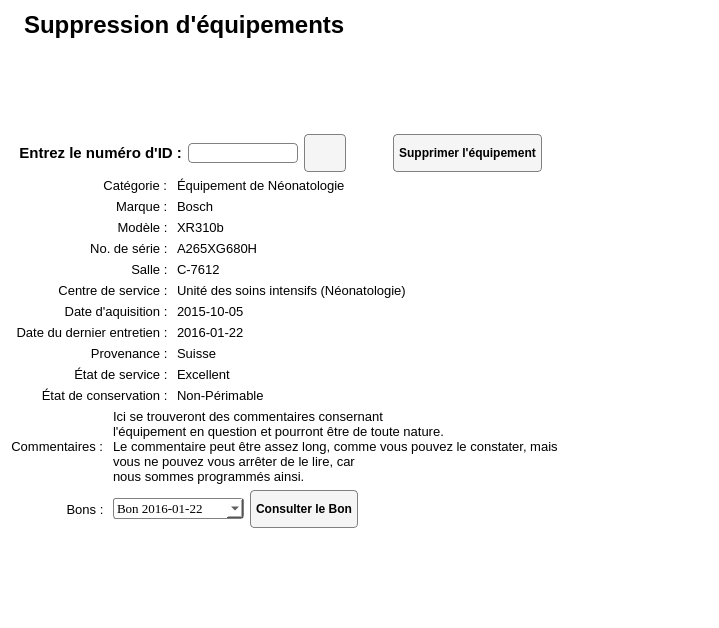
<?xml version="1.0" encoding="UTF-8"?>
<ui version="4.0">
 <class>SuppressionEquipement</class>
 <widget class="QWidget" name="SuppressionEquipement">
  <property name="geometry">
   <rect>
    <x>0</x>
    <y>0</y>
    <width>719</width>
    <height>628</height>
   </rect>
  </property>
  <property name="windowTitle">
   <string>Form</string>
  </property>
  <property name="styleSheet">
   <string notr="true">background: white;</string>
  </property>
  <layout class="QGridLayout" name="gridLayout">
   <item row="0" column="0" colspan="5">
    <layout class="QHBoxLayout" name="titreLayout">
     <item>
      <widget class="QLabel" name="iconConsultationEquipement">
       <property name="styleSheet">
        <string notr="true">background:white;</string>
       </property>
       <property name="text">
        <string/>
       </property>
       <property name="pixmap">
        <pixmap>../Images/garbage (2).png</pixmap>
       </property>
       <property name="scaledContents">
        <bool>false</bool>
       </property>
      </widget>
     </item>
     <item>
      <widget class="QLabel" name="labelTitreConsultationEquipement">
       <property name="font">
        <font>
         <family>MS Shell Dlg 2</family>
         <pointsize>18</pointsize>
         <weight>75</weight>
         <italic>false</italic>
         <bold>true</bold>
         <underline>false</underline>
        </font>
       </property>
       <property name="styleSheet">
        <string notr="true">background:white;</string>
       </property>
       <property name="text">
        <string>Suppression d'équipements</string>
       </property>
      </widget>
     </item>
     <item>
      <spacer name="horizontalSpacer_4">
       <property name="orientation">
        <enum>Qt::Horizontal</enum>
       </property>
       <property name="sizeHint" stdset="0">
        <size>
         <width>40</width>
         <height>20</height>
        </size>
       </property>
      </spacer>
     </item>
    </layout>
   </item>
   <item row="1" column="2">
    <spacer name="verticalSpacer_2">
     <property name="orientation">
      <enum>Qt::Vertical</enum>
     </property>
     <property name="sizeHint" stdset="0">
      <size>
       <width>20</width>
       <height>54</height>
      </size>
     </property>
    </spacer>
   </item>
   <item row="2" column="0" colspan="4">
    <layout class="QHBoxLayout" name="idLayout">
     <item>
      <widget class="QLabel" name="labelId">
       <property name="font">
        <font>
         <pointsize>11</pointsize>
         <weight>75</weight>
         <bold>true</bold>
        </font>
       </property>
       <property name="styleSheet">
        <string notr="true">background:white;</string>
       </property>
       <property name="text">
        <string>  Entrez le numéro d'ID :</string>
       </property>
       <property name="alignment">
        <set>Qt::AlignCenter</set>
       </property>
      </widget>
     </item>
     <item>
      <widget class="QLineEdit" name="lineEditId">
       <property name="styleSheet">
        <string notr="true">QLineEdit {
padding: 1px;
border-style: solid;
border: 1px solid gray;
border-radius: 4px;
min-width: 50px;
max-width: 150px;
}</string>
       </property>
      </widget>
     </item>
    </layout>
   </item>
   <item row="2" column="4">
    <layout class="QHBoxLayout" name="buttonsLayout">
     <item>
      <layout class="QVBoxLayout" name="verticalLayout_3">
       <item>
        <widget class="QPushButton" name="boutonAfficherEquipement">
         <property name="font">
          <font>
           <pointsize>-1</pointsize>
           <weight>75</weight>
           <italic>false</italic>
           <bold>true</bold>
          </font>
         </property>
         <property name="styleSheet">
          <string notr="true">QPushButton {
color: black;
background-color:rgb(245, 245, 245);
border-width: 1px;
border-color: grey;
border-style: solid;
border-radius: 4px;
padding: 3px;
font: bold 12px;
padding-left: 5px;
padding-right: 5px;
min-width: 30px;
max-width:30px;
min-height: 30px;
max-height: 30px;
}

QPushButton:hover {
background-color: qlineargradient(x1: 0, y1: 1, x2: 0, y2: 0, stop: 0 #edf2f8, stop: 1 #c8d9ea);
}

QPushButton:pressed {
background-color: rgb(193, 213, 243);
}
</string>
         </property>
         <property name="text">
          <string/>
         </property>
         <property name="icon">
          <iconset>
           <normaloff>Images/Refresh2.png</normaloff>Images/Refresh2.png</iconset>
         </property>
         <property name="iconSize">
          <size>
           <width>36</width>
           <height>36</height>
          </size>
         </property>
        </widget>
       </item>
      </layout>
     </item>
     <item>
      <spacer name="horizontalSpacer_8">
       <property name="orientation">
        <enum>Qt::Horizontal</enum>
       </property>
       <property name="sizeHint" stdset="0">
        <size>
         <width>40</width>
         <height>20</height>
        </size>
       </property>
      </spacer>
     </item>
     <item>
      <widget class="QPushButton" name="boutonSupprimerEquipement">
       <property name="font">
        <font>
         <pointsize>-1</pointsize>
         <weight>75</weight>
         <italic>false</italic>
         <bold>true</bold>
        </font>
       </property>
       <property name="styleSheet">
        <string notr="true">QPushButton {
color: black;
background-color:rgb(245, 245, 245);
border-width: 1px;
border-color: grey;
border-style: solid;
border-radius: 4px;
padding: 3px;
font: bold 12px;
padding-left: 5px;
padding-right: 5px;
min-width: 30px;
max-width: 200px;
min-height: 30px;
max-height: 30px;
}

QPushButton:hover {
background-color: qlineargradient(x1: 0, y1: 1, x2: 0, y2: 0, stop: 0 #edf2f8, stop: 1 #c8d9ea);
}

QPushButton:pressed {
background-color: rgb(193, 213, 243);
}
</string>
       </property>
       <property name="text">
        <string>Supprimer l'équipement</string>
       </property>
       <property name="icon">
        <iconset>
         <normaloff>Images/garbage (1).png</normaloff>Images/garbage (1).png</iconset>
       </property>
       <property name="iconSize">
        <size>
         <width>42</width>
         <height>42</height>
        </size>
       </property>
      </widget>
     </item>
     <item>
      <spacer name="horizontalSpacer_6">
       <property name="orientation">
        <enum>Qt::Horizontal</enum>
       </property>
       <property name="sizeHint" stdset="0">
        <size>
         <width>40</width>
         <height>20</height>
        </size>
       </property>
      </spacer>
     </item>
     <item>
      <spacer name="horizontalSpacer_5">
       <property name="orientation">
        <enum>Qt::Horizontal</enum>
       </property>
       <property name="sizeHint" stdset="0">
        <size>
         <width>40</width>
         <height>20</height>
        </size>
       </property>
      </spacer>
     </item>
     <item>
      <spacer name="horizontalSpacer_2">
       <property name="orientation">
        <enum>Qt::Horizontal</enum>
       </property>
       <property name="sizeHint" stdset="0">
        <size>
         <width>40</width>
         <height>20</height>
        </size>
       </property>
      </spacer>
     </item>
     <item>
      <spacer name="horizontalSpacer">
       <property name="orientation">
        <enum>Qt::Horizontal</enum>
       </property>
       <property name="sizeHint" stdset="0">
        <size>
         <width>40</width>
         <height>20</height>
        </size>
       </property>
      </spacer>
     </item>
    </layout>
   </item>
   <item row="3" column="0" colspan="2">
    <layout class="QVBoxLayout" name="verticalLayout">
     <item alignment="Qt::AlignRight">
      <widget class="QLabel" name="labelTitreCategorie">
       <property name="font">
        <font>
         <pointsize>10</pointsize>
        </font>
       </property>
       <property name="styleSheet">
        <string notr="true">background:white;</string>
       </property>
       <property name="text">
        <string>Catégorie : </string>
       </property>
       <property name="alignment">
        <set>Qt::AlignCenter</set>
       </property>
      </widget>
     </item>
     <item alignment="Qt::AlignRight">
      <widget class="QLabel" name="labelTitreMarque">
       <property name="font">
        <font>
         <pointsize>10</pointsize>
        </font>
       </property>
       <property name="styleSheet">
        <string notr="true">background:white;</string>
       </property>
       <property name="text">
        <string>Marque : </string>
       </property>
       <property name="alignment">
        <set>Qt::AlignCenter</set>
       </property>
      </widget>
     </item>
     <item>
      <widget class="QLabel" name="labelTitreModele">
       <property name="font">
        <font>
         <pointsize>10</pointsize>
        </font>
       </property>
       <property name="styleSheet">
        <string notr="true">background:white;</string>
       </property>
       <property name="text">
        <string>Modèle : </string>
       </property>
       <property name="alignment">
        <set>Qt::AlignRight|Qt::AlignTrailing|Qt::AlignVCenter</set>
       </property>
      </widget>
     </item>
     <item>
      <widget class="QLabel" name="labelTitreNoDeSerie">
       <property name="font">
        <font>
         <pointsize>10</pointsize>
        </font>
       </property>
       <property name="styleSheet">
        <string notr="true">background:white;</string>
       </property>
       <property name="text">
        <string>No. de série : </string>
       </property>
       <property name="alignment">
        <set>Qt::AlignRight|Qt::AlignTrailing|Qt::AlignVCenter</set>
       </property>
      </widget>
     </item>
     <item>
      <widget class="QLabel" name="labelTitreSalle">
       <property name="font">
        <font>
         <pointsize>10</pointsize>
        </font>
       </property>
       <property name="styleSheet">
        <string notr="true">background:white;</string>
       </property>
       <property name="text">
        <string>Salle : </string>
       </property>
       <property name="alignment">
        <set>Qt::AlignRight|Qt::AlignTrailing|Qt::AlignVCenter</set>
       </property>
      </widget>
     </item>
     <item>
      <widget class="QLabel" name="labelTitreCentreDeService">
       <property name="font">
        <font>
         <pointsize>10</pointsize>
        </font>
       </property>
       <property name="styleSheet">
        <string notr="true">background:white;</string>
       </property>
       <property name="text">
        <string>Centre de service : </string>
       </property>
       <property name="alignment">
        <set>Qt::AlignRight|Qt::AlignTrailing|Qt::AlignVCenter</set>
       </property>
      </widget>
     </item>
     <item>
      <widget class="QLabel" name="labelTitreDateDaquisition">
       <property name="font">
        <font>
         <pointsize>10</pointsize>
        </font>
       </property>
       <property name="styleSheet">
        <string notr="true">background:white;</string>
       </property>
       <property name="text">
        <string>Date d'aquisition : </string>
       </property>
       <property name="alignment">
        <set>Qt::AlignRight|Qt::AlignTrailing|Qt::AlignVCenter</set>
       </property>
      </widget>
     </item>
     <item>
      <widget class="QLabel" name="labelTitreDateDuDernierEntretien">
       <property name="font">
        <font>
         <pointsize>10</pointsize>
        </font>
       </property>
       <property name="styleSheet">
        <string notr="true">background:white;</string>
       </property>
       <property name="text">
        <string>Date du dernier entretien : </string>
       </property>
       <property name="alignment">
        <set>Qt::AlignRight|Qt::AlignTrailing|Qt::AlignVCenter</set>
       </property>
      </widget>
     </item>
     <item>
      <widget class="QLabel" name="labelTitreProvenance">
       <property name="font">
        <font>
         <pointsize>10</pointsize>
        </font>
       </property>
       <property name="styleSheet">
        <string notr="true">background:white;</string>
       </property>
       <property name="text">
        <string>Provenance : </string>
       </property>
       <property name="alignment">
        <set>Qt::AlignRight|Qt::AlignTrailing|Qt::AlignVCenter</set>
       </property>
      </widget>
     </item>
     <item>
      <widget class="QLabel" name="labelTitreEtatDeService">
       <property name="font">
        <font>
         <pointsize>10</pointsize>
        </font>
       </property>
       <property name="styleSheet">
        <string notr="true">background:white;</string>
       </property>
       <property name="text">
        <string>État de service : </string>
       </property>
       <property name="alignment">
        <set>Qt::AlignRight|Qt::AlignTrailing|Qt::AlignVCenter</set>
       </property>
      </widget>
     </item>
     <item>
      <widget class="QLabel" name="labelTitreEtatDeConservation">
       <property name="font">
        <font>
         <pointsize>10</pointsize>
        </font>
       </property>
       <property name="styleSheet">
        <string notr="true">background:white;</string>
       </property>
       <property name="text">
        <string>État de conservation : </string>
       </property>
       <property name="alignment">
        <set>Qt::AlignRight|Qt::AlignTrailing|Qt::AlignVCenter</set>
       </property>
      </widget>
     </item>
    </layout>
   </item>
   <item row="3" column="2" colspan="3">
    <layout class="QVBoxLayout" name="verticalLayout_2">
     <item>
      <widget class="QLabel" name="labelCategorie">
       <property name="font">
        <font>
         <pointsize>10</pointsize>
        </font>
       </property>
       <property name="styleSheet">
        <string notr="true">background:white;</string>
       </property>
       <property name="text">
        <string>Équipement de Néonatologie</string>
       </property>
       <property name="alignment">
        <set>Qt::AlignLeading|Qt::AlignLeft|Qt::AlignVCenter</set>
       </property>
      </widget>
     </item>
     <item>
      <widget class="QLabel" name="labelMarque">
       <property name="font">
        <font>
         <pointsize>10</pointsize>
        </font>
       </property>
       <property name="styleSheet">
        <string notr="true">background:white;</string>
       </property>
       <property name="text">
        <string>Bosch</string>
       </property>
       <property name="alignment">
        <set>Qt::AlignLeading|Qt::AlignLeft|Qt::AlignVCenter</set>
       </property>
      </widget>
     </item>
     <item>
      <widget class="QLabel" name="labelModele">
       <property name="font">
        <font>
         <pointsize>10</pointsize>
        </font>
       </property>
       <property name="styleSheet">
        <string notr="true">background:white;</string>
       </property>
       <property name="text">
        <string>XR310b</string>
       </property>
       <property name="alignment">
        <set>Qt::AlignLeading|Qt::AlignLeft|Qt::AlignVCenter</set>
       </property>
      </widget>
     </item>
     <item>
      <widget class="QLabel" name="labelNoDeSerie">
       <property name="font">
        <font>
         <pointsize>10</pointsize>
        </font>
       </property>
       <property name="styleSheet">
        <string notr="true">background:white;</string>
       </property>
       <property name="text">
        <string>A265XG680H</string>
       </property>
       <property name="alignment">
        <set>Qt::AlignLeading|Qt::AlignLeft|Qt::AlignVCenter</set>
       </property>
      </widget>
     </item>
     <item>
      <widget class="QLabel" name="labelSalle">
       <property name="font">
        <font>
         <pointsize>10</pointsize>
        </font>
       </property>
       <property name="styleSheet">
        <string notr="true">background:white;</string>
       </property>
       <property name="text">
        <string>C-7612</string>
       </property>
       <property name="alignment">
        <set>Qt::AlignLeading|Qt::AlignLeft|Qt::AlignVCenter</set>
       </property>
      </widget>
     </item>
     <item>
      <widget class="QLabel" name="labelCentreDeService">
       <property name="font">
        <font>
         <pointsize>10</pointsize>
        </font>
       </property>
       <property name="styleSheet">
        <string notr="true">background:white;</string>
       </property>
       <property name="text">
        <string>Unité des soins intensifs (Néonatologie)</string>
       </property>
       <property name="alignment">
        <set>Qt::AlignLeading|Qt::AlignLeft|Qt::AlignVCenter</set>
       </property>
      </widget>
     </item>
     <item>
      <widget class="QLabel" name="labelDateDaquisition">
       <property name="font">
        <font>
         <pointsize>10</pointsize>
        </font>
       </property>
       <property name="styleSheet">
        <string notr="true">background:white;</string>
       </property>
       <property name="text">
        <string>2015-10-05</string>
       </property>
       <property name="alignment">
        <set>Qt::AlignLeading|Qt::AlignLeft|Qt::AlignVCenter</set>
       </property>
      </widget>
     </item>
     <item>
      <widget class="QLabel" name="labelDateDuDernierEntretien">
       <property name="font">
        <font>
         <pointsize>10</pointsize>
        </font>
       </property>
       <property name="styleSheet">
        <string notr="true">background:white;</string>
       </property>
       <property name="text">
        <string>2016-01-22</string>
       </property>
       <property name="alignment">
        <set>Qt::AlignLeading|Qt::AlignLeft|Qt::AlignVCenter</set>
       </property>
      </widget>
     </item>
     <item>
      <widget class="QLabel" name="labelProvenance">
       <property name="font">
        <font>
         <pointsize>10</pointsize>
        </font>
       </property>
       <property name="styleSheet">
        <string notr="true">background:white;</string>
       </property>
       <property name="text">
        <string>Suisse</string>
       </property>
       <property name="alignment">
        <set>Qt::AlignLeading|Qt::AlignLeft|Qt::AlignVCenter</set>
       </property>
      </widget>
     </item>
     <item>
      <widget class="QLabel" name="labelEtatDeService">
       <property name="font">
        <font>
         <pointsize>10</pointsize>
        </font>
       </property>
       <property name="styleSheet">
        <string notr="true">background:white;</string>
       </property>
       <property name="text">
        <string>Excellent</string>
       </property>
       <property name="alignment">
        <set>Qt::AlignLeading|Qt::AlignLeft|Qt::AlignVCenter</set>
       </property>
      </widget>
     </item>
     <item>
      <widget class="QLabel" name="labelEtatDeConservation">
       <property name="font">
        <font>
         <pointsize>10</pointsize>
        </font>
       </property>
       <property name="styleSheet">
        <string notr="true">background:white;</string>
       </property>
       <property name="text">
        <string>Non-Périmable</string>
       </property>
       <property name="alignment">
        <set>Qt::AlignLeading|Qt::AlignLeft|Qt::AlignVCenter</set>
       </property>
      </widget>
     </item>
    </layout>
   </item>
   <item row="4" column="0">
    <layout class="QHBoxLayout" name="horizontalLayout_7">
     <item alignment="Qt::AlignRight">
      <widget class="QLabel" name="labelTitreCommentaires">
       <property name="font">
        <font>
         <pointsize>10</pointsize>
        </font>
       </property>
       <property name="styleSheet">
        <string notr="true">background:white;</string>
       </property>
       <property name="text">
        <string>Commentaires : </string>
       </property>
       <property name="alignment">
        <set>Qt::AlignCenter</set>
       </property>
      </widget>
     </item>
    </layout>
   </item>
   <item row="4" column="1" colspan="4">
    <layout class="QHBoxLayout" name="horizontalLayout_5">
     <item>
      <widget class="QLabel" name="labelCommentaires">
       <property name="font">
        <font>
         <pointsize>10</pointsize>
        </font>
       </property>
       <property name="styleSheet">
        <string notr="true">background:white;</string>
       </property>
       <property name="text">
        <string>Ici se trouveront des commentaires consernant
l'équipement en question et pourront être de toute nature.
Le commentaire peut être assez long, comme vous pouvez le constater, mais
vous ne pouvez vous arrêter de le lire, car
nous sommes programmés ainsi.</string>
       </property>
       <property name="alignment">
        <set>Qt::AlignLeading|Qt::AlignLeft|Qt::AlignVCenter</set>
       </property>
      </widget>
     </item>
    </layout>
   </item>
   <item row="5" column="0">
    <layout class="QHBoxLayout" name="horizontalLayout_8">
     <item>
      <widget class="QLabel" name="labelTitreBons">
       <property name="font">
        <font>
         <pointsize>10</pointsize>
        </font>
       </property>
       <property name="styleSheet">
        <string notr="true">background:white;</string>
       </property>
       <property name="text">
        <string>Bons : </string>
       </property>
       <property name="alignment">
        <set>Qt::AlignRight|Qt::AlignTrailing|Qt::AlignVCenter</set>
       </property>
      </widget>
     </item>
    </layout>
   </item>
   <item row="5" column="1" colspan="4">
    <layout class="QHBoxLayout" name="horizontalLayout_6">
     <item alignment="Qt::AlignLeft">
      <widget class="QComboBox" name="comboBoxBons">
       <property name="font">
        <font>
         <family>Times New Roman</family>
         <pointsize>10</pointsize>
        </font>
       </property>
       <property name="styleSheet">
        <string notr="true">QComboBox {
    border: 1px solid gray;
    border-radius: 3px;
    padding: 1px 18px 1px 3px;
    min-width: 8em;
	max-width: 200px;
backround:rgb(245, 245, 245);
}</string>
       </property>
       <property name="maxCount">
        <number>2147483645</number>
       </property>
       <property name="sizeAdjustPolicy">
        <enum>QComboBox::AdjustToContentsOnFirstShow</enum>
       </property>
       <item>
        <property name="text">
         <string>Bon 2016-01-22</string>
        </property>
        <property name="icon">
         <iconset>
          <normaloff>../../../SIMM-2.0/Apprentissage Python/exercices/Hatim/Accueil/view-icon.png</normaloff>../../../SIMM-2.0/Apprentissage Python/exercices/Hatim/Accueil/view-icon.png</iconset>
        </property>
       </item>
       <item>
        <property name="text">
         <string>Bon 2016-03-07</string>
        </property>
        <property name="icon">
         <iconset>
          <normaloff>../../../SIMM-2.0/Apprentissage Python/exercices/Hatim/Accueil/view-icon.png</normaloff>../../../SIMM-2.0/Apprentissage Python/exercices/Hatim/Accueil/view-icon.png</iconset>
        </property>
       </item>
       <item>
        <property name="text">
         <string>Bon 2016-05-12</string>
        </property>
        <property name="icon">
         <iconset>
          <normaloff>../../../SIMM-2.0/Apprentissage Python/exercices/Hatim/Accueil/view-icon.png</normaloff>../../../SIMM-2.0/Apprentissage Python/exercices/Hatim/Accueil/view-icon.png</iconset>
        </property>
       </item>
      </widget>
     </item>
     <item>
      <widget class="QPushButton" name="boutonConsulterBon">
       <property name="styleSheet">
        <string notr="true">QPushButton {
color: black;
background-color:rgb(245, 245, 245);
border-width: 1px;
border-color: grey;
border-style: solid;
border-radius: 4px;
padding: 3px;
font: bold 12px;
padding-left: 5px;
padding-right: 5px;
min-width: 30px;
max-width: 200px;
min-height: 30px;
max-height: 30px;
}

QPushButton:hover {
background-color: qlineargradient(x1: 0, y1: 1, x2: 0, y2: 0, stop: 0 #edf2f8, stop: 1 #c8d9ea);
}

QPushButton:pressed {
background-color: rgb(193, 213, 243);
}
</string>
       </property>
       <property name="text">
        <string>Consulter le Bon</string>
       </property>
       <property name="icon">
        <iconset>
         <normaloff>Images/navigation.png</normaloff>Images/navigation.png</iconset>
       </property>
      </widget>
     </item>
     <item>
      <spacer name="horizontalSpacer_3">
       <property name="orientation">
        <enum>Qt::Horizontal</enum>
       </property>
       <property name="sizeHint" stdset="0">
        <size>
         <width>40</width>
         <height>20</height>
        </size>
       </property>
      </spacer>
     </item>
    </layout>
   </item>
   <item row="6" column="3" colspan="2">
    <spacer name="verticalSpacer">
     <property name="orientation">
      <enum>Qt::Vertical</enum>
     </property>
     <property name="sizeHint" stdset="0">
      <size>
       <width>20</width>
       <height>54</height>
      </size>
     </property>
    </spacer>
   </item>
  </layout>
 </widget>
 <resources/>
 <connections/>
</ui>
